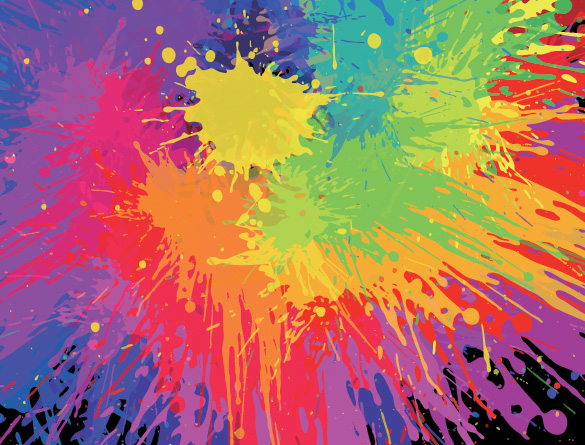
#> input picture lab3-wavelets/1/482.jpg, 585 x 445 px
$ python main.py
#> lines starting #> are read from the running program, lines starting #| are printed output that depends on the picture
### lab3-wavelets/1/HaarTansformation.py
from PIL import Image, ImageFont, ImageDraw
import numpy as np
from math import sqrt


class HaarTransformation:

    def __init__(self, imageName):
#> called with imageName = '482.jpg'
        try:
            self.image = Image.open(imageName)
#> self.image is the input picture: PIL image 585x445 RGB; mean R, G, B 168.1, 111.8, 102.4
        except Exception as error:
            print(f"No image with name: : {imageName}")
        self.imageSize = list(self.image.size)
#> self.imageSize = [585, 445]
        # load greyscale image
        self.image = self.image.convert('L')
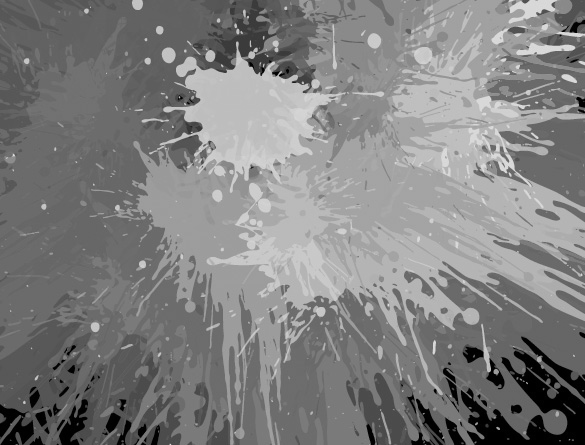
#> self.image: PIL image 585x445 L; min 0, max 224, mean 127.6
        # check the size of image
        if self.imageSize[0] % 2 != 0:
            self.imageSize[0] -= 1
        if self.imageSize[1] % 2 != 0:
            self.imageSize[1] -= 1

        # cut the image
        self.image = self.image.crop((0, 0, self.imageSize[0], self.imageSize[1]))
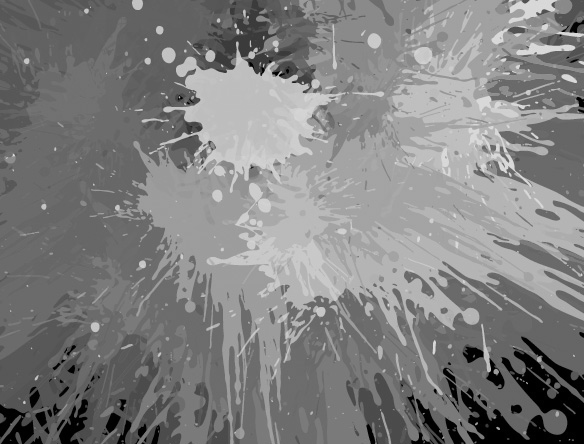
#> self.image: PIL image 584x444 L; min 0, max 224, mean 127.8
        self.imageBuff = np.array(self.image)
        self.imageBuff = self.imageBuff.astype('float')
        self.power = 0

    def printImage(self):
        self.image.show()

    def __del__(self):
        self.image.close()

    # def getHaarMatrix(self, n, m):
    #
    #     matrix = np.zeros((n, n))
    #     iter = 0
    #     for i in range(n // 2):
    #         matrix[i, iter] = 1
    #         matrix[i, iter + 1] = 1
    #         matrix[i + n // 2, iter] = 1
    #         matrix[i + n // 2, iter + 1] = -1
    #         iter += 2
    #
    #     return matrix

    # [101 lines left out: functions getDobeshiMatrix, directDobeshi, reverseDobeshi, directHaar, reverseHaar, not called in this run]

    def printImageFromBuf(self, text):
#> called with text = 'Оригинал'
        if self.imageBuff is not None:
            buff = self.imageBuff.copy()
            buff = Image.fromarray(np.uint8(buff))
            # buff.show()
            width, height = buff.size
#> width = 584; height = 444
#> (the run stopped early here; a loop or call above may not have finished)

$ run again, with lab3-wavelets/1/1.jpg copied over lab3-wavelets/1/482.jpg
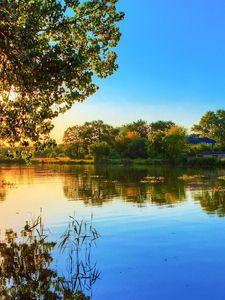
#> input picture lab3-wavelets/1/1.jpg, 225 x 300 px
#> in __init__, self.image is the input picture: PIL image 225x300 RGB; mean R, G, B 102, 131, 136.1
#> in __init__, `self.image = self.image.convert('L')`:
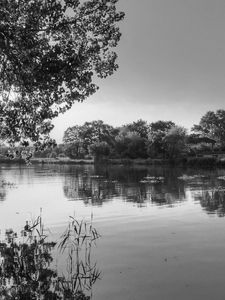
#> self.image: PIL image 225x300 L; min 0, max 253, mean 122.9
#> in __init__, `self.image = self.image.crop((0, 0, self.imageSize[0], self.imageSize[..`:
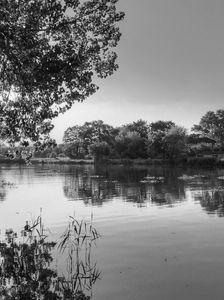
#> self.image: PIL image 224x300 L; min 0, max 253, mean 122.9

$ run again, with lab3-wavelets/1/3.jpg copied over lab3-wavelets/1/482.jpg
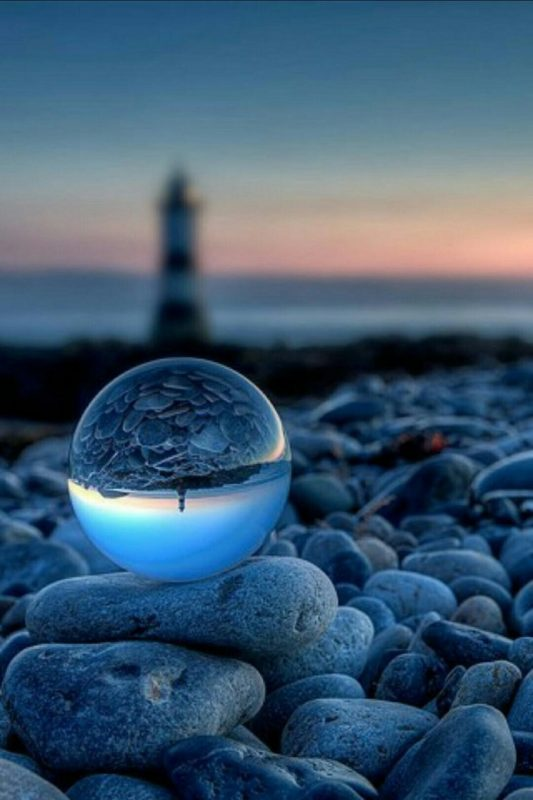
#> input picture lab3-wavelets/1/3.jpg, 533 x 800 px
#> in __init__, self.image is the input picture: PIL image 533x800 RGB; mean R, G, B 60.1, 88.3, 112.4
#> in __init__, `self.image = self.image.convert('L')`:
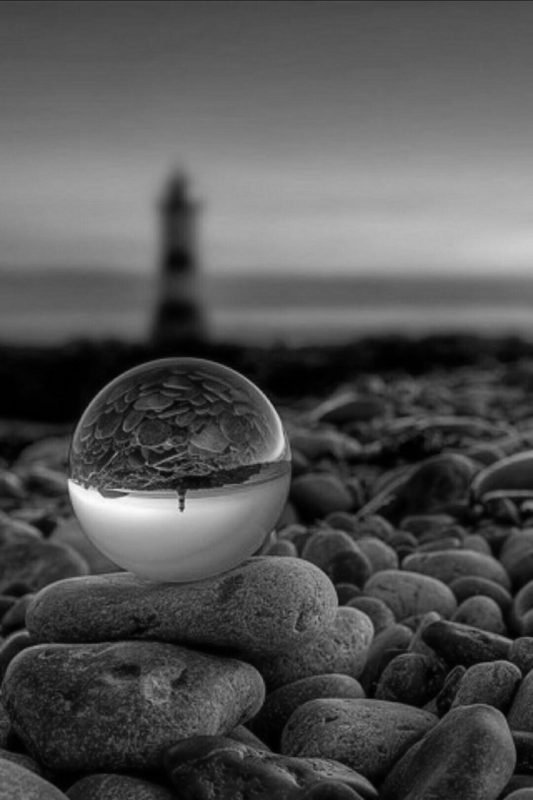
#> self.image: PIL image 533x800 L; min 0, max 251, mean 82.6
